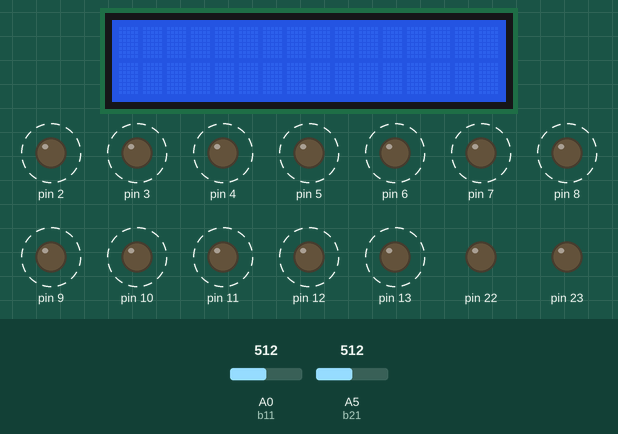
A sketch run on a simulated Arduino Mega 2560, built with avr-gcc and run on an emulated ATmega2560. On the bench: 16×2 character LCD, output pins drawn as LEDs (lit = HIGH). Dashed ring = blinking. The test bench sets the inputs (shaded band); at power-on: A0 (b11) = 512, A5 (b21) = 512.

Above: at 1.2 s.
1.3 s: A0 (b11) set to 108
3.6 s: A0 (b11) set to 94
At 5.2 s:
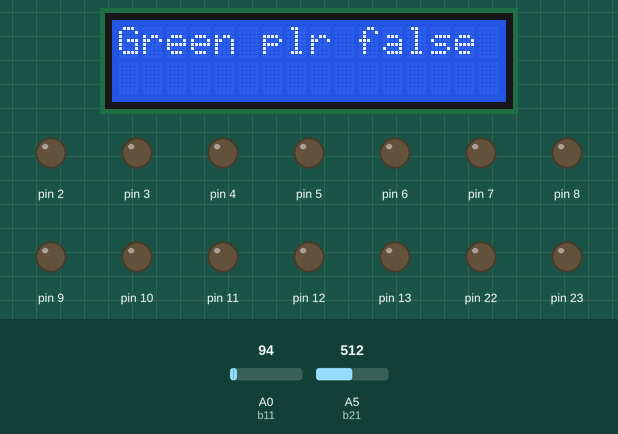
Timing chart, 0 to 6.7 s (numbered marks = the images above; inputs shaded):
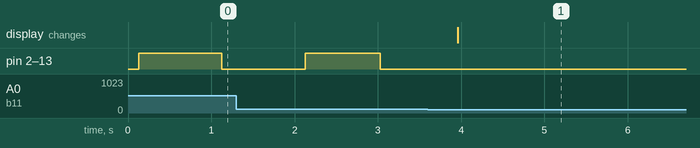

The sketch:

f-preform-01.ino
```cpp
#include <Wire.h> //include i2c library
#include <LiquidCrystal_I2C.h> //include library for work with lcd display via i2c
#define GAME_START 0
#define GAME_PERFORMED 1
#define GAME_SIDE_OUT 2
#define GAME_END_OUT 3
#define GAME_OFFSIDE 4
#define GAME_GOAL 9


LiquidCrystal_I2C lcd(0x3f, 16, 2); // set the LCD address to 0x27 for a 16 chars and 2 line display

int b11 = A0, b12 = A1, b13 = A2, b14 = A3, b15 = A4, b21 = A5, b22 = A6, b23 = A7, b24 = A8, b25 = A9, //buttons
    l101 = 24, l102 = 23, l103 = 26, l104 = 45, l105 = 43, l106 = 42, l107 = 36, l108 = 35, l109 = 39, l110 = 32, //leds
    l111 = 31, l112 = 28, l201 = 29, l202 = 30, l203 = 33, l204 = 37, l205 = 34, l206 = 44, l207 = 38, l208 = 41,
    l209 = 40, l210 = 25, l211 = 27, l212 = 22,
    l1r = 2, l1g = 3, l1b = 4, l2r = 5, l2g = 6, l2b = 7, l3r = 8, l3g = 9, l3b = 10, l4r = 11, l4g = 12, l4b = 13; //rgb leds
int field[12][5] = {
  { -1, -1,   -1,   -1,   -1},
  { -1, 1,    l108, 3,    -1},
  { -1, l210, l204, l201, -1},
  { -1, l103, l107, l112, -1},
  { -1, l211, l205, l202, -1},
  { -1, -1,   l106, -1,   -1},
  { -1, -1,   l206, -1,   -1},
  { -1, l102, l105, l111, -1},
  { -1, l212, l207, l203, -1},
  { -1, l101, l104, l110, -1},
  { -1, 2,    l208, 4,    -1},
  { -1, -1,   -1,   -1,   -1}
};
int game = GAME_START,
    x, y, vector;

void setup() {
  // put your setup code here, to run once:
  randomSeed(analogRead(A15));
  lcd.init();
  // Print a message to the LCD.
  lcd.backlight();
  //lcd.setCursor(0, 1); lcd.print(field[8][2]);

  for (int i = 22; i <= 45; i++) { //init common leds
    pinMode(i, OUTPUT);
  }
  for (int i = 2; i <= 13; i++) { //init rgb leds
    pinMode(i, OUTPUT);
  }
  digitalWrite(b11, INPUT_PULLUP);
  digitalWrite(b12, INPUT_PULLUP);
  digitalWrite(b13, INPUT_PULLUP);
  digitalWrite(b14, INPUT_PULLUP);
  digitalWrite(b15, INPUT_PULLUP);
  digitalWrite(b21, INPUT_PULLUP);
  digitalWrite(b22, INPUT_PULLUP);
  digitalWrite(b23, INPUT_PULLUP);
  digitalWrite(b24, INPUT_PULLUP);
  digitalWrite(b25, INPUT_PULLUP);

}

void start_game() {
  game = 999;
  lcd.init();
  for (int j = 1000; j > 0; j = j - 100 ) {
    for (int i = 2; i <= 13; i++) { //init rgb leds
      digitalWrite(i, HIGH);
    }
    delay(j);
    for (int i = 2; i <= 13; i++) { //init rgb leds
      //lcd.setCursor(12, 1); lcd.print(analogRead(b11));
      //lcd.setCursor(15, 1); lcd.print(analogRead(b21));
      digitalWrite(i, LOW);
    }
    delay(j);

    if (analogRead(b11) < 100 && analogRead(b21) < 100) {
      lcd.setCursor(0, 0); lcd.print("Both plrs false start!");
      return;
    }
    else if (analogRead(b21) < 100) {
      lcd.setCursor(0, 0); lcd.print("Red plr false start! Green plr wins!");
      game = GAME_PERFORMED;
      x = 5; y = 2; vector = 1;
      return;
    }
    else if (analogRead(b11) < 100) {
      lcd.setCursor(0, 0); lcd.print("Green plr false start! Red plr wins!");
      game = GAME_PERFORMED;
      x = 6; y = 2; vector = -1;
      return;
    }

  }
  while (1) {
    if (analogRead(b11) < analogRead(b21) && analogRead(b11) < 100) {
      lcd.setCursor(0, 0); lcd.print("Green plr wins!");
      game = GAME_PERFORMED;
      x = 5; y = 2; vector = 1;
      return;
    }
    else if (analogRead(b21) < analogRead(b11) && analogRead(b21) < 100) {
      lcd.setCursor(0, 0); lcd.print("Red plr wins!");
      game = GAME_PERFORMED;
      x = 6; y = 2; vector = -1;
      return;
    }
  }
}

void in_game() {
  digitalWrite(field[x][y], HIGH);
  delay(1000);

}


void loop() {
  // put your main code here, to run repeatedly:
  switch (game) {
    case GAME_START:
      start_game();

      /*#define GAME_SIDE_OUT 2
        #define GAME_END_OUT 3
        #define GAME_OFFSIDE 4
        #define GAME_GOAL 9
      */
      break;
    case GAME_PERFORMED:
      //выполняется когда  var равно 2
      break;
    default:
      // выполняется, если не выбрана ни одна альтернатива
      // default необязателен
      for (int i = 2; i <= 13; i++) {
        lcd.setCursor(2, 1);
        lcd.print(millis() / 1000);
        digitalWrite(i, HIGH);   // turn the LED on (HIGH is the voltage level)
        delay(1000);                       // wait for a second
        digitalWrite(i, LOW);    // turn the LED off by making the voltage LOW
        delay(1000); // wait for a second
      }
      for (int i = 22; i <= 45; i++) {
        lcd.setCursor(2, 1);
        lcd.print(millis() / 1000);
        digitalWrite(i, HIGH);   // turn the LED on (HIGH is the voltage level)
        delay(1000);                       // wait for a second
        digitalWrite(i, LOW);    // turn the LED off by making the voltage LOW
        delay(1000); // wait for a second
        //        if (i == 45) {
        //          i = 22;
        //        }
      }
  }
}
```

Measured:
- the behaviour switches between 100 and 99 on A0 (b11) (found by bisection; images 0 and 1)
- after the input at 3.6 s, pin 2–13: stops changing and stays LOW; the display: changes after 0.36 s (image 1)
